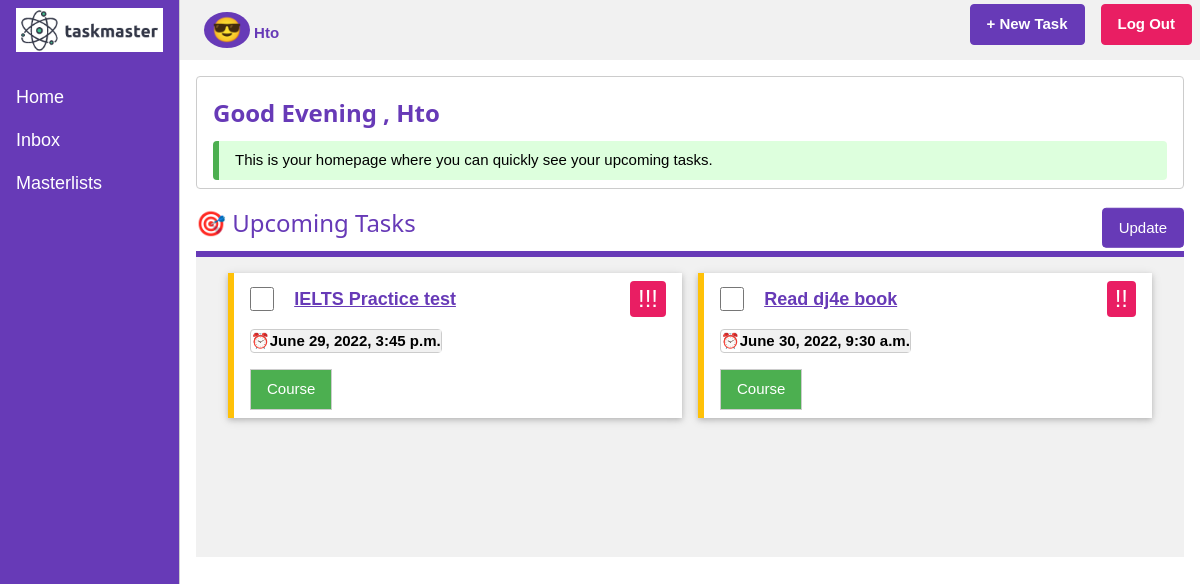
The app's page /taskmaster/ (signed in) with its own data.
### taskmaster/models.py (models this page shows, shortened)
class Item(models.Model):
    class Priority(models.TextChoices):
        P1 = "!", _('WAITING')
        P2 = "!!", _('TODO')
        P3 = "!!!", _('URGENT')
    todolist = models.ForeignKey(ToDoList, on_delete=models.CASCADE)
    name = models.CharField(max_length=200)
    priority = models.CharField(max_length=3, choices=Priority.choices, default=Priority.P1)
    created_at = models.DateTimeField(auto_now=True)
    description = models.CharField(max_length=200, null=True, blank=True)
    due_date = models.DateTimeField(null=True)
    complete = models.BooleanField(default="False")

class ToDoList(models.Model):
    user = models.ForeignKey(User, on_delete=models.CASCADE, related_name='todolist', null=False)
    name = models.CharField(max_length=200)
    created_at = models.DateTimeField(auto_now=True)
    def __str__(self):
        return self.name

### taskmaster/views.py (the view, shortened to what this page needs)
# urls.py: path('', views.HomeView.as_view(), name="home"),
class HomeView(LoginRequiredMixin, View):
    def get(self, request):
        task_list = []
        try:
            todolist = get_list_or_404(ToDoList, user=request.user)
        except Http404:
            todolist = []
        for master in todolist:
            for task in master.item_set.all():
                if task.complete == False:
                    task_list.append(task)
        task_list = sorted(task_list, key=lambda x: x.due_date)
        current_time = datetime.datetime.now()
        ctx = {'tasks': task_list, 'time': current_time}
        return render(request, 'taskmaster/home.html', ctx)

### taskmaster/templates/taskmaster/home.html (shortened to what this page needs)
{% extends 'taskmaster/base.html' %}
{% block pagename %}
    <span class="w3-badge w3-xlarge w3-deep-purple">
        😎
    </span>
    <span class="w3-text-deep-purple">
        <b>{{user.username|capfirst}}</b>
    </span>
{% endblock %}
{% block info %}
    <div class="w3-panel w3-round w3-border w3-padding w3-text-deep-purple">
        <h3><b>
        {% if time.hour < 12 %}
            Good morning
        {% elif time.hour <= 17 %}
            Good Afternoon
        {% else %}
            Good Evening
        {% endif %}
        , {{user.username|capfirst}}
        </b></h3>
        <div class="w3-leftbar w3-border-green w3-pale-green w3-round w3-padding">
        This is your homepage where you can quickly see your upcoming tasks.
        </div>
    </div>
{% endblock info %}
{% block content %}
    <form action="" method="post">
    <div class="w3-display-container w3-text-deep-purple w3-bottombar w3-border-deep-purple">
        <h3>🎯 Upcoming Tasks</h3>
        <button type="submit" class="w3-btn w3-round w3-deep-purple w3-border w3-border-deep-purple w3-hover-white w3-display-right" name="update" value="true">Update</button>
    </div>
    {% if tasks %}
    <div class="w3-light-grey w3-container" style="height:300px;overflow-y:scroll;">
        <div class="w3-row-padding">
            {% for task in tasks %}
            <div class="w3-col l6">
                <div class="w3-card w3-white w3-section w3-leftbar w3-border-amber w3-padding">
                    {% if task.complete %}
                        <input type="checkbox" name="t{{task.id}}" value="completed" class="w3-check" checked>
                    {% else %}
                        <input type="checkbox" name="t{{task.id}}" value="completed" class="w3-check" >
                    {% endif %}
                    <a href="{% url 'taskmaster:task_detail' task.id %}" class="w3-margin-left w3-text-deep-purple w3-large"><b>{{task.name}}</b></a>
                    <span class="w3-tag w3-round w3-pink w3-right w3-xlarge">{{task.priority}}</span>
                    <div class="w3-cell-row w3-round w3-border w3-section" style="width:auto">
                        <span class="w3-cell">
                            ⏰
                        </span>
                        <span class="w3-cell w3-light-grey">
                            <b>{{task.due_date}}</b>
                        </span>
                    </div>
                     <a href="{% url 'taskmaster:master_detail' task.todolist.id %}" class="w3-btn w3-green w3-border w3-hover-white">{{task.todolist}}</a>
                </div>
            </div>
            {% endfor %}
            </div>
    </div>
    {% else %}
    <div class="w3-panel w3-leftbar w3-border-amber w3-yellow w3-large w3-padding w3-round">
        Everything is done! If you have some tasks on your mind, add by clicking <span class="w3-tag w3-deep-purple w3-round">+NewTask</span> button.
    </div>
    {% endif %}
    </form>
{% endblock %}

### taskmaster/static/taskmaster/w3.css (style rules this page uses)
html { box-sizing:border-box }
*,*:before,*:after { box-sizing:inherit }
html { -ms-text-size-adjust:100%;-webkit-text-size-adjust:100% }
body { margin:0 }
a { background-color:transparent }
b,strong { font-weight:bolder }
button,input,select,textarea,optgroup { font:inherit;margin:0 }
button,input { overflow:visible }
button,select { text-transform:none }
button,[type=button],[type=reset],[type=submit] { -webkit-appearance:button }
[type=checkbox],[type=radio] { padding:0 }
html,body { font-family:Verdana,sans-serif;font-size:15px;line-height:1.5 }
html { overflow-x:hidden }
h3 { font-size:24px }
h1,h2,h3,h4,h5,h6 { font-family:"Segoe UI",Arial,sans-serif;font-weight:400;margin:10px 0 }
a { color:inherit }
.w3-btn,.w3-button { border:none;display:inline-block;padding:8px 16px;vertical-align:middle;overflow:hidden;text-decoration:none;color:inherit;background-color:inherit;text-align:center;cursor:pointer;white-space:nowrap }
.w3-btn,.w3-button { -webkit-touch-callout:none;-webkit-user-select:none;-khtml-user-select:none;-moz-user-select:none;-ms-user-select:none;user-select:none }
.w3-badge,.w3-tag { background-color:#000;color:#fff;display:inline-block;padding-left:8px;padding-right:8px;text-align:center }
.w3-badge { border-radius:50% }
.w3-tooltip,.w3-display-container { position:relative }
.w3-check,.w3-radio { width:24px;height:24px;position:relative;top:6px }
.w3-container:after,.w3-container:before,.w3-panel:after,.w3-panel:before,.w3-row:after,.w3-row:before,.w3-row-padding:after,.w3-row-padding:before, .w3-cell-row:before,.w3-cell-row:after,.w3-clear:after,.w3-clear:before,.w3-bar:before,.w3-bar:after { content:"";display:table;clear:both }
.w3-col,.w3-half,.w3-third,.w3-twothird,.w3-threequarter,.w3-quarter { float:left;width:100% }
@media (min-width:993px) { .w3-col.l6 { width:49.99999% } }
.w3-cell-row { display:table;width:100% }
.w3-cell { display:table-cell }
.w3-display-right { position:absolute;top:50%;right:0%;transform:translate(0%,-50%);-ms-transform:translate(0%,-50%) }
.w3-round,.w3-round-medium { border-radius:4px }
.w3-row-padding,.w3-row-padding>.w3-half,.w3-row-padding>.w3-third,.w3-row-padding>.w3-twothird,.w3-row-padding>.w3-threequarter,.w3-row-padding>.w3-quarter,.w3-row-padding>.w3-col { padding:0 8px }
.w3-container,.w3-panel { padding:0.01em 16px }
.w3-panel { margin-top:16px;margin-bottom:16px }
.w3-card,.w3-card-2 { box-shadow:0 2px 5px 0 rgba(0,0,0,0.16),0 2px 10px 0 rgba(0,0,0,0.12) }
.w3-large { font-size:18px!important }
.w3-xlarge { font-size:24px!important }
.w3-border { border:1px solid #ccc!important }
.w3-bottombar { border-bottom:6px solid #ccc!important }
.w3-leftbar { border-left:6px solid #ccc!important }
.w3-section,.w3-code { margin-top:16px!important;margin-bottom:16px!important }
.w3-margin-left { margin-left:16px!important }
.w3-padding { padding:8px 16px!important }
.w3-right { float:right!important }
.w3-green,.w3-hover-green:hover { color:#fff!important;background-color:#4CAF50!important }
.w3-pink,.w3-hover-pink:hover { color:#fff!important;background-color:#e91e63!important }
.w3-deep-purple,.w3-hover-deep-purple:hover { color:#fff!important;background-color:#673ab7!important }
.w3-white,.w3-hover-white:hover { color:#000!important;background-color:#fff!important }
.w3-light-grey,.w3-hover-light-grey:hover,.w3-light-gray,.w3-hover-light-gray:hover { color:#000!important;background-color:#f1f1f1!important }
.w3-pale-green,.w3-hover-pale-green:hover { color:#000!important;background-color:#ddffdd!important }
.w3-text-deep-purple,.w3-hover-text-deep-purple:hover { color:#673ab7!important }
.w3-border-amber,.w3-hover-border-amber:hover { border-color:#ffc107!important }
.w3-border-green,.w3-hover-border-green:hover { border-color:#4CAF50!important }
.w3-border-deep-purple,.w3-hover-border-deep-purple:hover { border-color:#673ab7!important }

### records on screen
Item: name "IELTS Practice test", priority "!!!", due_date "June 29, 2022, 3:45 p.m.", todolist "Course"
Item: name "Read dj4e book", priority "!!", due_date "June 30, 2022, 9:30 a.m.", todolist "Course"

### other values on screen
{{ user.username|capfirst }} "Hto"
